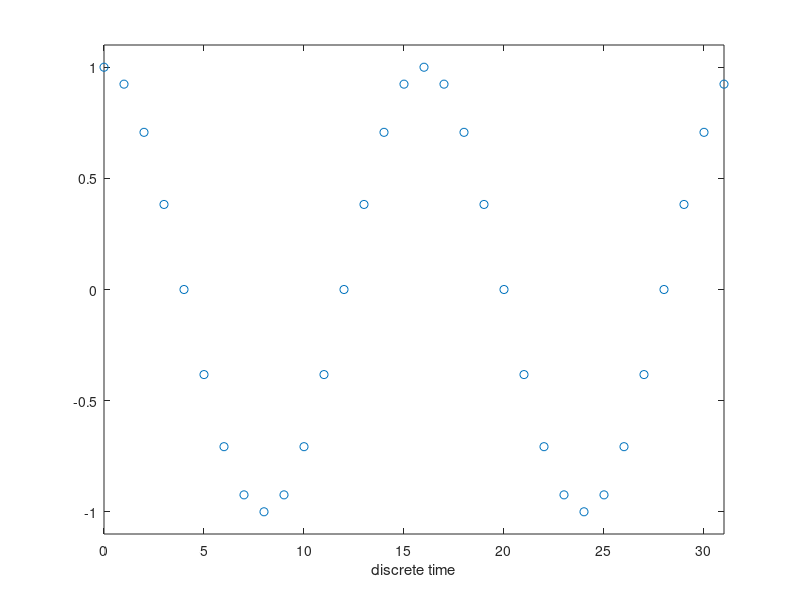

The MATLAB script that drew this image:
% ex2_1.m   Example 2.1  to show relation of 
% matlab and conventional indexing
%
N=32;				% sequence length
w=(2*pi/N)*2;			% frequency
% "ENCODING"
for nr=1:N			% matlab index
	n=nr-1;			% conventional index
	xr(nr)=cos(w*n);
end
% ENCODING- MORE EFFICIENTLY	
nr=1:N;
n=nr-1;
xr=cos(w*n);
%
% "DECODING" BY PLOTTING
plot(n,xr,'o')
axis([0 N-1 -1.1 1.1])
xlabel('discrete time')
